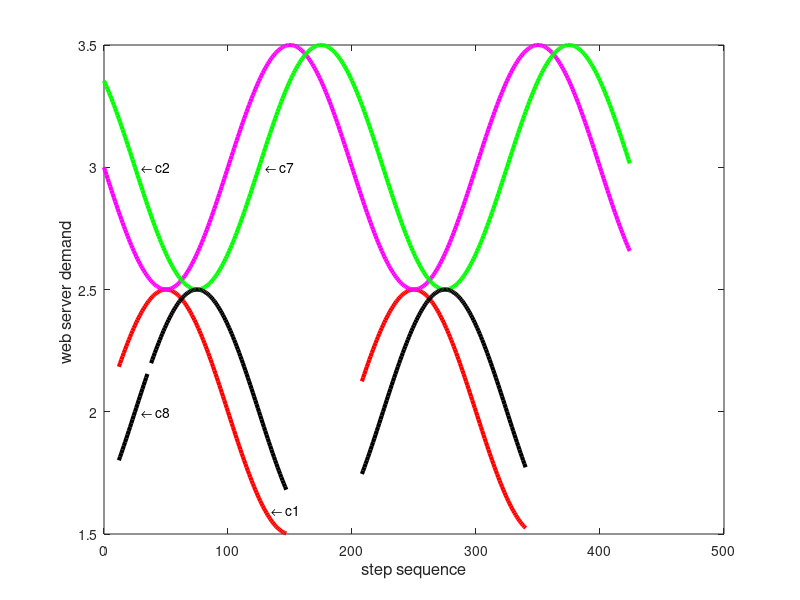

The MATLAB source for this figure:
clear;
w=1
s=2

% Z1 = 2000, Z2 =  5000,  Z3 = 30000,  Z4 = 30000 
% Z5 = 10000, Z6 =  20000,  Z7 = 5000,  Z8 = 5000

% %     Sw(1,m) = 2 + 0.5 * sin(m*pi  / 100 );
% %     SD(1,m) = 1.5 + 0.15 * sin(m*pi / 100 );  
% %     Sw(2,m) = 3 + 0.5 * sin(m*pi / 100  +pi);
% %     SD(2,m) = 1.2 + 0.15 * sin(m*pi / 100  +pi);
% %     Sw(3) = 6 + 2 * sin(m*pi / 100  +pi / 2);
% %     SD(3) = 10 + 5 * sin(m*pi / 100  +pi/ 2);
% %     Sw(4) = 10 + 2 * sin(m*pi / 100  + 3*pi / 2);
% %     SD(4) = 20 + 5 * sin(m*pi / 100  +3*pi / 2);
% %     Sw(5) = 1 + 0.2 * sin(m*pi / 100  +pi / 4);
% %     SD(5) = 1 + 0.2 * sin(m*pi / 100  +pi/ 4);
% %     Sw(6) = 1 + 0.2 * sin(m*pi / 100  + 5*pi / 4);
% %     SD(6)= 1 + 0.2 * sin(m*pi / 100  + 5*pi / 4);
% %     Sw(7) = 3 + 0.5 * sin(m*pi / 100  + 3*pi / 4);
% %     SD(7) = 1 + 0.2 * sin(m*pi / 100  + 3*pi / 4);
% %     Sw(8) = 2 + 0.5 * sin(m*pi / 100  + 7*pi / 4);
% %     SD(8) = 1 + 0.2 * sin(m*pi / 100  + 7*pi / 4)


kk=[
    1,    2,	 0.5,		0
    1,	  1.5 ,	 0.15,	0     
    2,	  3 ,	 0.5 ,	pi
    2,	  1.2 ,	 0.15 ,	pi	
    3,	  6 ,	 2 ,	pi / 2
    3,	  10 ,	 5 ,	pi/ 2
    4,	  10 ,	 2 ,	3*pi / 2
    4,	  20 ,	 5 ,	3*pi / 2
    5,	  1 ,	 0.2 ,	pi / 4
    5,	  1 ,	 0.2 ,	pi/ 4
    6,	  1 ,	 0.2 ,	5*pi / 4
    6,	  1 ,	 0.2 ,	5*pi / 4
    7,	  3 ,	 0.5 ,	3*pi / 4
    7,	  1 ,	 0.2 ,	3*pi / 4
    8,	  2 ,	 0.5 ,	7*pi / 4
    8,	  1 ,	 0.2 ,	7*pi / 4
];

 sign={'+','o','*','.','x','s','d','^','v','>','<'};
 x=(1:7:400);
 xx = (x'*ones(1,8))';
 kweb=kk(1:2:16,:);
 kdb=kk(2:2:16,:);

%++++++++++++++++++++++++++++++++++++++++++++++++++++++++++++++++++++++++ 
% for i=[1,2,5,6,7,8]
%     q=kweb(i,:);
%     Sw(i,:)=q(2)+q(3)*sin(x*pi/100+q(4))
%     q=kdb(i,:);
%     Sdb(i,:)=q(2)+q(3)*sin(x*pi/100+q(4))
%     scatter3(xx(i,:),Sw(i,:),Sdb(i,:),sign{i},'SizeData',8^2);
%     hold on
% end
% xlabel('step sequence','FontSize',16)
% ylabel('web server demand ','FontSize',16)
% zlabel('db server demand ','FontSize',16)
% 
% h = legend('c1','c2','c5','c6','c7','c8',16);
% set(h,'Interpreter','none')
% % 
% % %waterfall (Sw); figure(gcf)
% % %waterfall (Sdb); figure(gcf)
% % 

%++++++++++++++++++++++++++++++++++++++++++++++++++++++++++++++++++++++++
% 
% %0 [c1,c5,c6,c8][c2,c7]
% %12 [c1,c2,c7,c8][c5,c6]	
% %35 [c1,c2,c7][c5,c6][c8]
% %38 [c1,c2,c7,c8][c5,c6]
% %147 [c1,c5,c6,c8][c2,c7]
% %208 [c1,c2,c7,c8][c5,c6]	
% %239 [c1,c2,c7,c8][c5,c6]
% %340 [c1,c5,c6,c8][c2,c7]
% 
% a= [0 12 35 38 147 208 239 340 424];
% b=[1 2 5 6 7 8];
% 
% c=[
%   2   1 2 2 1   2
%   1   1 2 2 1   1
%   1   1 2 2 1   2
%   1   1 2 2 1   1
%   2   1 2 2 1   2 
%   1   1 2 2 1   1
%   1   1 2 2 1   1
%   2   1 2 2 1   2];
% 
% color={'r', 'm', 'c', 'r', 'g', 'b', 'g', 'k'};
% 
% step=3;
% 
%     figure;
% %a= [0 424];
% axis([-1 424 0 4 0 20])
% for cl=[1:1]  %for each cluster
%     for i=1:5%length(a)-1 %for each interval
%         Sw=[]; Sdb=[];
%         classes=b(find(c(i,:)==cl));
%         for j=classes %for each class j belonging to our cluster
%             
%             x=[a(i):step:a(i+1)];      %find the interval
%             
%             % find the parameters of web-db demand curve for j
%             q=kweb(j,:); Sw(j,:)=q(2)+q(3)*sin(x*pi/100+q(4));
%             q=kdb(j,:);  Sdb(j,:)=q(2)+q(3)*sin(x*pi/100+q(4));
%             scatter3(x,Sw(j,:),Sdb(j,:),6,'k','+');
%         end
% %        scatter3(x,mean(Sw),mean(Sdb),sign{i});
%         scatter3(x,mean(Sw(classes,:)),mean(Sdb(classes,:)));
%         
%         %plot(x,y,color{j},'LineWidth',3) %color1(b(j))
%         hold on
% 
%     end
% end
% 
% %  [X,Y] = meshgrid(0:.2:4, 0:.2:1.8);                                
% %  Z = ones(size(X))*12;                                       
% %  surf(X,Y,Z)
%++++++++++++++++++++++++++++++++++++++++++++++++++++++++++++++++++++++++++++++++
% 0  [c2,c7]
% 12[c1,c2,c7,c8]
% 35[c1,c2,c7]
% 38[c1,c2,c7,c8]
% 147[c2,c7]
% 208[c1,c2,c7,c8]
% 239[c1,c2,c7,c8]
% 340[c2,c7]

a= [0 12 35 38 147 208 239 340 424];
b=[1 2 7 8];
c=[
  0   1   1   0
  1   1   1   1
  1   1   1   0
  1   1   1   1
  0   1   1   0 
  1   1   1   1
  1   1   1   1
  0   1   1   0];
color={'r', 'm', 'c', 'r', 'g', 'b', 'g', 'k'};

figure
axis([-1 424 0 4])
for i=1:length(a)-1 %for each interval
    disp({int2str(b(find(c(i,:)==1))), a(i) , a(i+1)});
    
    for j=b(find(c(i,:)==1)) %for each class j belonging to our cluster
        q=kweb(j,:);     % find the parameters of web demand curve for i
        x=[a(i):a(i+1)];    %find the interval
        y=q(2)+q(3)*sin(x*pi/100+q(4)); %find the curve
        color(j)
        plot(x,y,color{j},'LineWidth',3) %color1(b(j))
        hold on
    end
end
    text(30,2,'\leftarrow c8', 'HorizontalAlignment','left');
    text(30,3,'\leftarrow c2')
    text(130,3,'\leftarrow c7')
    text(135,1.6,'\leftarrow c1')

xlabel('step sequence','FontSize',12)
ylabel('web server demand ','FontSize',12)
%h = legend('c1','c2','c5','c6','c7','c8',2);

% axis([-1 424 0 4])

%+++++++++++++++++++++++++++++++++++++++++++++++++++++++++++++++++++++++++
